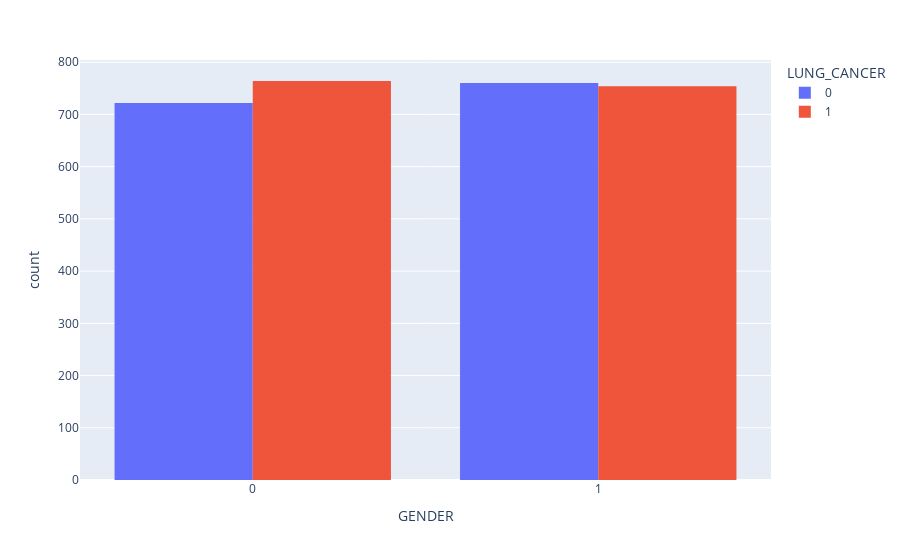

Here is the notebook cell this chart was saved with:
### Code cell
# Graficamos la relación entre la variable de entrada y la de salida. 
# 1: Masculino, 2: Femenino.
# Naranja: Positivo, Lila: Negativo.
px.histogram(data, x='GENDER', color='LUNG_CANCER', barmode='group')

### Figure 1 — Plotly figure (JSON) as saved in the notebook; plotly's stock layout.template omitted (floating-point values rounded to 4 significant figures; data arrays with more than 128 entries replaced by an {"elided": "..."} marker saying what was removed)
{"data": [{"alignmentgroup": "True", "bingroup": "x", "hovertemplate": "LUNG_CANCER=0<br>GENDER=%{x}<br>count=%{y}<extra></extra>", "legendgroup": "0", "marker": {"color": "#636efa", "pattern": {"shape": ""}}, "name": "0", "offsetgroup": "0", "orientation": "v", "showlegend": true, "type": "histogram", "x": {"elided": "1482 int values"}, "xaxis": "x", "yaxis": "y"}, {"alignmentgroup": "True", "bingroup": "x", "hovertemplate": "LUNG_CANCER=1<br>GENDER=%{x}<br>count=%{y}<extra></extra>", "legendgroup": "1", "marker": {"color": "#EF553B", "pattern": {"shape": ""}}, "name": "1", "offsetgroup": "1", "orientation": "v", "showlegend": true, "type": "histogram", "x": {"elided": "1518 int values"}, "xaxis": "x", "yaxis": "y"}], "layout": {"autosize": true, "barmode": "group", "legend": {"title": {"text": "LUNG_CANCER"}, "tracegroupgap": 0}, "margin": {"t": 60}, "xaxis": {"anchor": "y", "autorange": true, "domain": [0, 1], "range": [-0.5, 1.5], "title": {"text": "GENDER"}, "type": "linear"}, "yaxis": {"anchor": "x", "autorange": true, "domain": [0, 1], "range": [0, 804.2], "title": {"text": "count"}}}}
